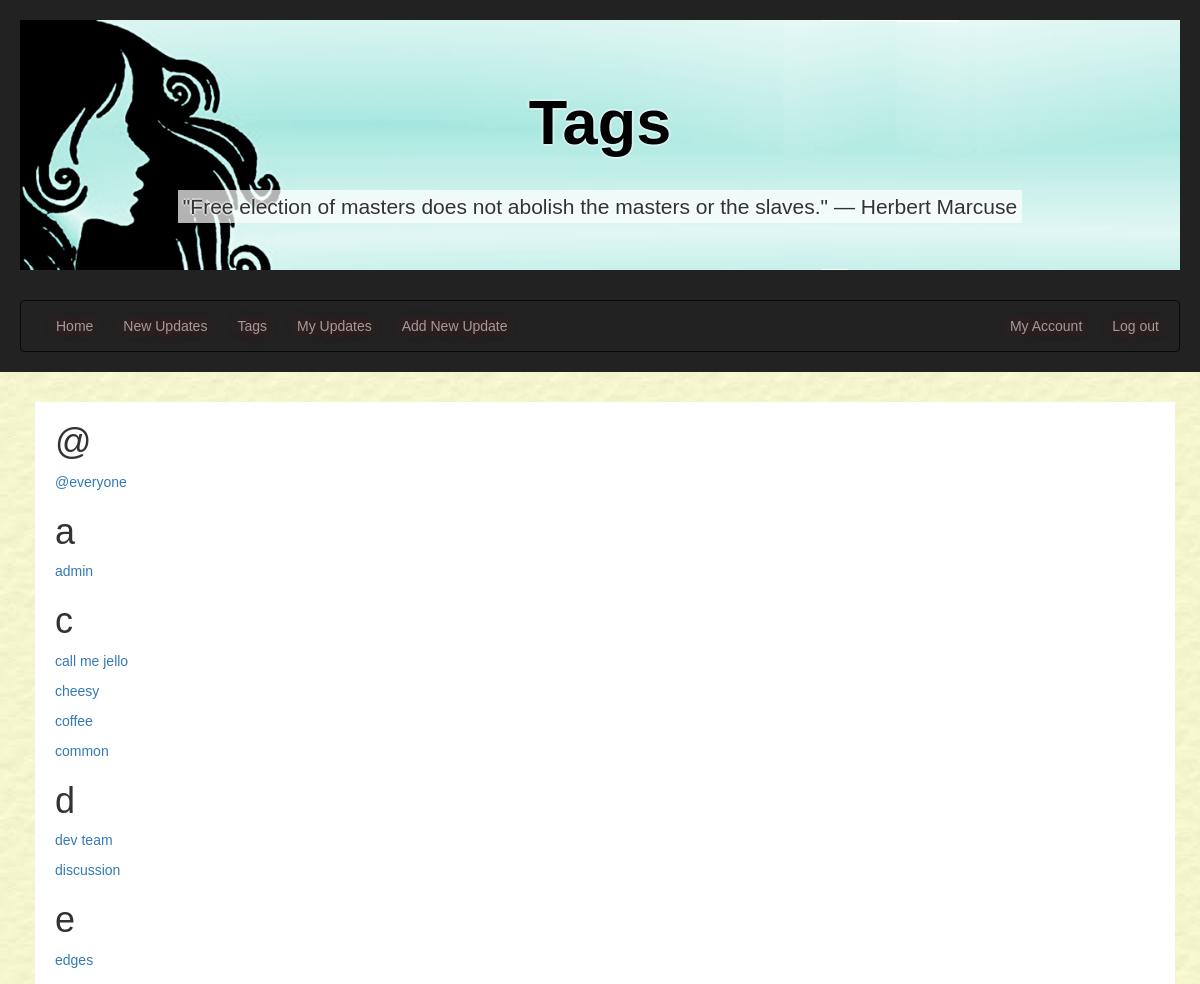
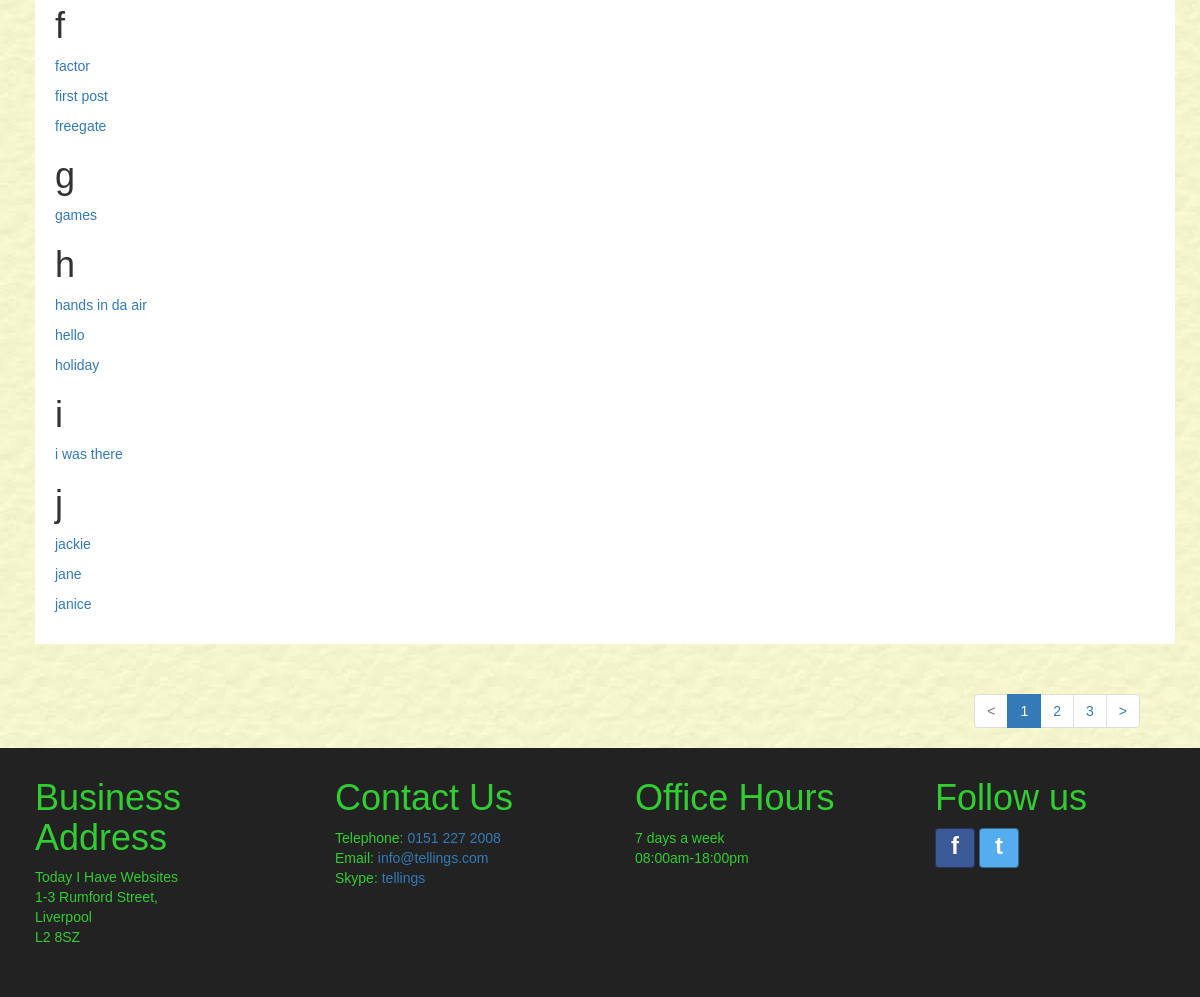
The page /tags/ (signed in) on the database its author committed (2 pictures, top to bottom).
### tellings/models.py (models this page shows, shortened)
class Tag(models.Model):
    tagID = models.AutoField(primary_key=True, db_column='tagID')
    tagName = models.CharField(max_length=15)
    @property
    def first_char(self):
        return self.tagName[0]
    class Meta:
        ordering = ['tagName']
        verbose_name = "Tag"
        verbose_name_plural = "Tags"

### tellings/views.py (the view)
# urls.py: path('tags/', TagListView.as_view(), name='tags'),
class TagListView(LoginRequiredMixin, generic.ListView):
    model = Tag
    paginate_by = 20
    http_method_names = ['get', 'post']
    def get_context_data(self, **kwargs):
        context = super(TagListView, self).get_context_data(**kwargs)
        quote = get_random_quote()
        context['quote'] = quote
        return context

### tellings/templatetags/my_tags.py (called while the page is built)
@register.simple_tag(takes_context=True)
def param_replace(context, **kwargs):
    d = context['request'].GET.copy()
    for k, v in kwargs.items():
        d[k] = v
    for k in [k for k, v in d.items() if not v]:
        del d[k]
    return d.urlencode()

### tellings/views.py (called while the page is built)
def get_random_quote():
    secure_random = random.SystemRandom()
    random_quote = secure_random.choice(random_quotes)
    return _(random_quote)

### tellings/templates/tellings/tag_list.html (shortened to what this page needs)
{% extends 'tellings/base.html' %}
{% block headertitle1 %}Tags{% endblock headertitle1 %}
{% block content %}
  <div class="container-fluid main-content">
    <div class="container allUserUpdates" id="userUpdates">
      <div class="row tagDetails">
        {% if tag_list %}
          {% regroup tag_list by first_char as first_char_list %}
          {% for sort_by_first_char in first_char_list %}
            <h1>{{ sort_by_first_char.grouper }}</h1>
              {% for item in sort_by_first_char.list %}
                <p>
                  <a href="{% url 'tellings:newupdates' %}?tagName={{ item.tagName }}" name="{{ item.tagName }}">{{ item.tagName }}</a>
                </p>
              {% endfor %}
           {% endfor %}
        {% else %}
          <p>No results found.</p>
        {% endif %}
      </div>
    </div>
  </div>
{% endblock %}

### tellings/static/tellings/css/style.css (style rules this page uses)
* { font-family: Arial, Helvetica, sans-serif; margin: 0; padding: 0; color: #333; }
body { background-image: url('../imgs/bgimage.jpg'); }
.container-fluid { margin: 0px; padding-left: 20px; padding-right: 20px; }
.main-content { min-height: 550px; }
.row { margin:0px; }
.tagDetails { margin-top: 30px; margin-bottom: 30px; padding: 20px; padding-top: 0px; background-color: #FFF; }

### rows shown on the page
Tag: tagName "@everyone"
Tag: tagName "admin"
Tag: tagName "call me jello"
Tag: tagName "cheesy"
Tag: tagName "coffee"
Tag: tagName "common"
Tag: tagName "dev team"
Tag: tagName "discussion"
Tag: tagName "edges"
Tag: tagName "factor"
Tag: tagName "first post"
Tag: tagName "freegate"
Tag: tagName "games"
Tag: tagName "hands in da air"
Tag: tagName "hello"
Tag: tagName "holiday"
Tag: tagName "i was there"
Tag: tagName "jackie"
Tag: tagName "jane"
Tag: tagName "janice"

### other values the page prints
{{ quote }} "\"Free election of masters does not abolish the masters or the slaves.\" ― Herbert Marcuse"
{{ sort_by_first_char.grouper }} "@" "a" "c" "d" "e" "f" "g" "h" "i" "j"
{{ i }} "1"
{{ i }} "2" "3"
